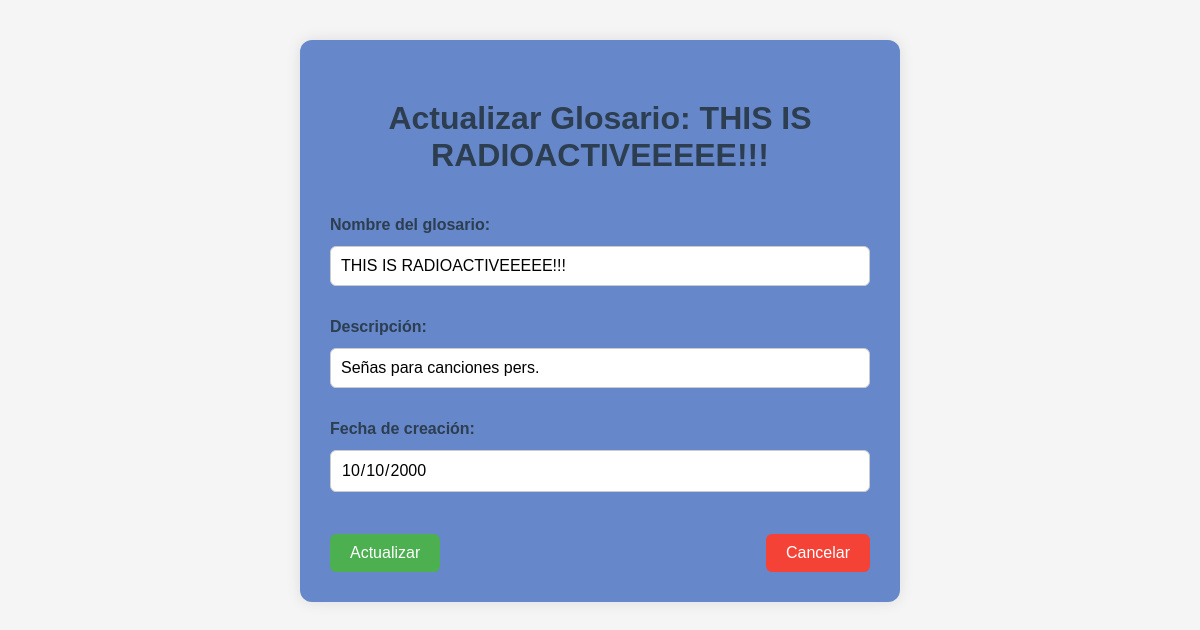
The app's page /GLOSARIO/UPDATE.php?id=1 with its own data.
### tables this page shows
CREATE TABLE `glosario` (
  `id` int(11) NOT NULL,
  `id_personal` varchar(255) NOT NULL,
  `nombre` varchar(255) NOT NULL,
  `descripcion` varchar(255) NOT NULL,
  `fecha_creacion` date NOT NULL
);

### GLOSARIO/UPDATE.php (the view, shortened to what this page needs)
<?php
include "../GLOSARIO/CONEXION.php";
$id = $_GET['id'];
$stmt = $conexion->prepare("SELECT * FROM glosario WHERE id = ?");
$stmt->bind_param("i", $id);
$stmt->execute();
$result = $stmt->get_result();
$glosario = $result->fetch_assoc();
?>
<!DOCTYPE html>
<html lang="es">
<head>
    <link rel="stylesheet" href="/2h_signos_para_todos/css/styleCrudUs.css">
</head>
<body>
    <form method="POST" action="" class="actu_form">
        <div class="form-group">
            <h1 class="titulo-actu">Actualizar Glosario: <?= htmlspecialchars($glosario['nombre']) ?></h1>
            <label>Nombre del glosario:</label>
            <input type="text" name="nombre" value="<?= htmlspecialchars($glosario['nombre']) ?>" required>
            <label>Descripción:</label>
            <input type="text" name="descripcion" value="<?= htmlspecialchars($glosario['descripcion']) ?>" required>
            <label>Fecha de creación:</label>
            <input type="date" name="fecha_creacion" value="<?= htmlspecialchars($glosario['fecha_creacion']) ?>" readonly>
            <div class="btn-group">
                <button type="submit" class="btn">Actualizar</button>
                <a href="insertar.php" class="btn cancel">Cancelar</a>
            </div>
        </div>
    </form>
</body>
</html>

### CSS/styleCrudUs.css (style rules this page uses)
* { margin: 0; padding: 0; box-sizing: border-box; font-family: 'Arial', sans-serif; }
body { background-color: #f5f5f5; }
.btn { padding: 10px 20px; background-color: #6687c9; color: white; border: none; border-radius: 4px; cursor: pointer; font-size: 16px; transition: background-color 0.3s; }
.actu_form { width: 100%; max-width: 600px; margin: 40px auto; padding: 30px; background-color: #6687c9; border-radius: 12px; box-shadow: 0 0 15px rgba(0,0,0,0.1); }
.titulo-actu { text-align: center; margin-top: 30px; margin-bottom: 20px; font-size: 2rem; color: #2c3e50; }
.form-group { display: flex; flex-direction: column; gap: 12px; }
.form-group label { font-weight: bold; margin-top: 10px; color: #2c3e50; }
.form-group input, .form-group select { padding: 10px; margin-bottom: 10px; border: 1px solid #ccc; border-radius: 6px; width: 100%; font-size: 1rem; }
.btn-group { display: flex; justify-content: space-between; margin-top: 20px; }
.btn { padding: 10px 20px; background-color: #4CAF50; color: white; border: none; border-radius: 6px; cursor: pointer; text-decoration: none; text-align: center; }
.btn.cancel { background-color: #f44336; }

### records on screen
glosario: nombre "THIS IS RADIOACTIVEEEEE!!!", descripcion "Señas para canciones pers.", fecha_creacion "10/10/2000"
